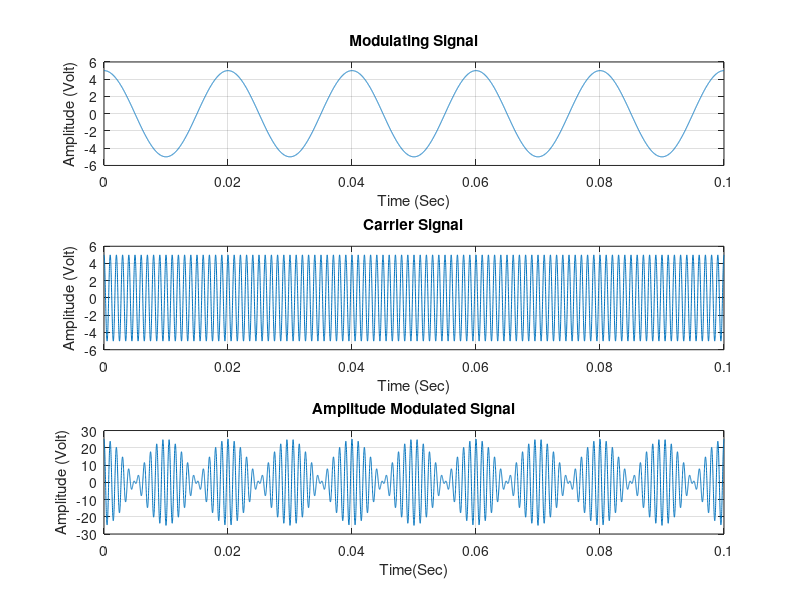

Recreate this plot in MATLAB.
m = 1;
t=linspace(0,0.10,10000);
Am=5;
fm=50;
fc=1000;
ym=Am*cos(2*pi*fm*t);
Ac=Am/m;
yc=Ac*cos(2*pi*fc*t);
yam=yc.*ym;

subplot(3,1,1);
plot(t,ym);
grid on;
title('Modulating Signal');
xlabel('Time (Sec)');
ylabel ('Amplitude (Volt)');
subplot(3,1,2);
plot(t,yc);
grid on;
title('Carrier Signal');
xlabel('Time (Sec)');
ylabel('Amplitude (Volt)');
subplot(3,1,3);
plot(t,yam);
grid on;
title('Amplitude Modulated Signal');
xlabel('Time(Sec)');
ylabel('Amplitude (Volt)');